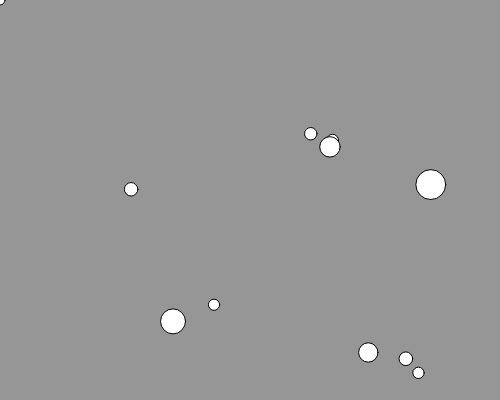
Frame 1 (no input)
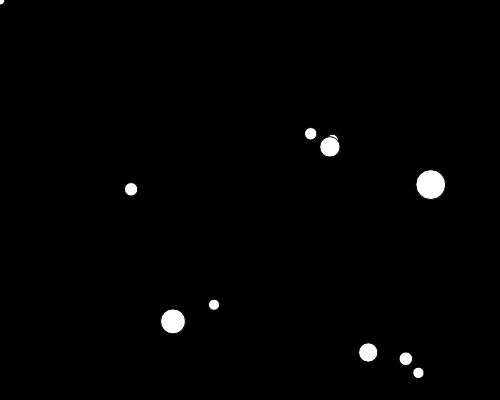
Frame 60 (no input)
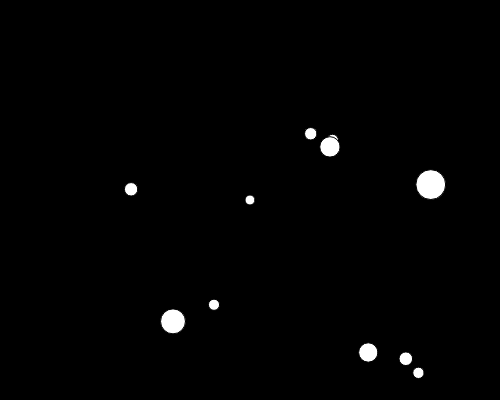
Frame 120 (the mouse pressed at the canvas centre since frame 60)

The p5.js sketch that drew these frames (run headless with seeded random() and noise() and a simulated clock; from frame 60 on, the mouse is pressed at the canvas centre):

// p5.js sketch
// ── sketch.js
let food;
let foods = [];
let worm;
let bg = 150;

function setup() {
  createCanvas(500, 400);

  for (let i = 0; i < 10; i++) {
    let x = random(width);
    let y = random(height);
    let r = random(10, 30);
    foods[i] = new Food(x, y, r);
  }

  worm = new Food();
}

function draw() {
  background(bg);

  worm.x = mouseX;
  worm.y = mouseY;
  worm.show();

  bg = 0;
  for (let i = 0; i < foods.length; i++) {
    foods[i].show();

    if (worm.intersects(foods[i],i)) {
      bg = 150;
    }
  }
}

class Food {
  constructor(x, y, r = 10) {
    this.x = random(width);
    this.y = random(height);
    this.r = r;
  }

  intersects(other,i) {
    let d = dist(this.x, this.y, other.x, other.y);
    if (d < this.r / 2 + other.r / 2) {
      return true;
    } else {
      return false;
    }
  }

  show() {
    circle(this.x, this.y, this.r);
  }
}
